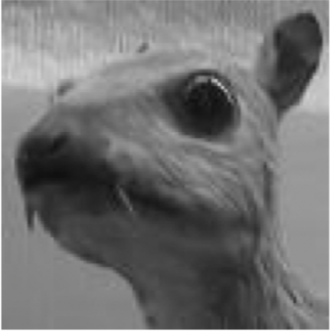
#> input picture images/112.jpg, 330 x 332 px
$ python -i findDerivatives.py   (imports and definitions only)
#> lines starting #> are read from the running program, lines starting #| are printed output that depends on the picture
### utils.py
'''
  File name: utils.py
  Author: Haoyuan(Steve) Zhang
  Date created: 9/10/2017
'''

'''
  File clarification:
    Utils file that contributes the project
'''

import numpy as np
from scipy import signal
import matplotlib.pyplot as plt

'''
  Derivatives visualzation function
'''
# [34 lines left out: function visDerivatives, not called in this run]


'''
  Edge detection result visualization function
'''
# [18 lines left out: function visCannyEdge, not called in this run]

'''
  Generate one dimension Gaussian distribution
  - input mu: the mean of pdf
  - input sigma: the standard derivation of pdf
  - input length: the size of pdf
  - output: a row vector represents one dimension Gaussian distribution
'''
def GaussianPDF_1D(mu, sigma, length):
  # create an array
  half_len = length / 2

  if np.remainder(length, 2) == 0:
    ax = np.arange(-half_len, half_len, 1) + 0.5
  else:
    ax = np.arange(-half_len, half_len + 1, 1)

  ax = ax.reshape([-1, ax.size])
  denominator = sigma * np.sqrt(2 * np.pi)
  nominator = np.exp( -np.square(ax - mu) / (2 * sigma * sigma) )

  return nominator / denominator

'''
  Generate two dimensional Gaussian distribution
  - input mu: the mean of pdf
  - input sigma: the standard derivation of pdf
  - input row: length in row axis
  - input column: length in column axis
  - output: a 2D matrix represents two dimensional Gaussian distribution
'''
def GaussianPDF_2D(mu, sigma, row, col):
  # create row vector as 1D Gaussian pdf
  g_row = GaussianPDF_1D(mu, sigma, row)
  # create column vector as 1D Gaussian pdf
  g_col = GaussianPDF_1D(mu, sigma, col).transpose()

  return signal.convolve2d(g_row, g_col, 'full')

'''
  Convert RGB image to gray one manually
  - Input I_rgb: 3-dimensional rgb image
  - Output I_gray: 2-dimensional grayscale image
'''
# [4 lines left out: function rgb2gray, not called in this run]

### findDerivatives.py
'''
  File name: findDerivatives.py
  Author: Xuchen Wang
  Date created: Sept 12, 2019
'''

import numpy as np
from PIL import Image
import matplotlib.pyplot as plt
import scipy.ndimage as ndimage
import scipy.signal as signal
import utils

'''
  File clarification:
    Compute gradient information of the input grayscale image
    - Input I_gray: H x W matrix as image
    - Output Mag: H x W matrix represents the magnitude of derivatives
    - Output Magx: H x W matrix represents the magnitude of derivatives along x-axis
    - Output Magy: H x W matrix represents the magnitude of derivatives along y-axis
    - Output Ori: H x W matrix represents the orientation of derivatives
'''

def findDerivatives(I_gray):

## ==========Filter out noise
    img = ndimage.gaussian_filter(I_gray, sigma=1.5, order=0)
    # plt.imshow(img, cmap='gray', vmin=0, vmax=255)
    # plt.show()

## ==========Compute derivative
    dx, dy = np.gradient(utils.GaussianPDF_2D(0, 0.5, 5, 5), axis = (1,0))
    Ix = signal.convolve2d(img,dx,'same')
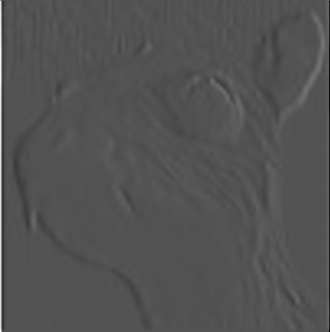
#> Ix: shape (332, 330) float64; min -54.81, max 113.7, mean 0.3; drawn with min black and max white
    Iy = signal.convolve2d(img,dy,'same')
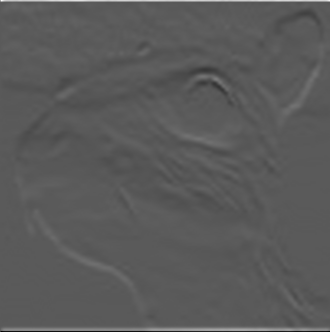
#> Iy: shape (332, 330) float64; min -51.15, max 93.7, mean 0.4; drawn with min black and max white
    # [6 lines of commented-out code are left out]
    Mag = np.sqrt(Ix*Ix + Iy*Iy);
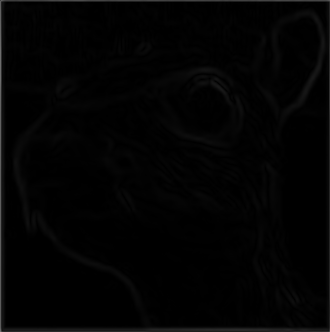
#> Mag: shape (332, 330) float64; min 5.36e-16, max 116.8, mean 3.5
    # plt.imshow(Mag, cmap='gray')
    # plt.show()

## =========Compute orientation
    Ori = np.arctan2(Iy, Ix+0.0001)
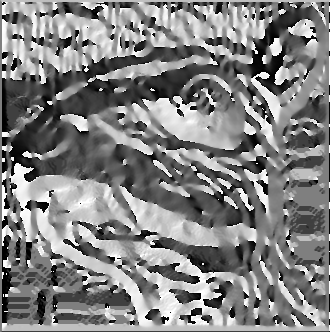
#> Ori: shape (332, 330) float64; min -3.14, max 3.14, mean 0.0678; drawn with min black and max white


    return Mag, Ix, Iy, Ori


# #Testing finDerivatives
# I = np.array(Image.open('48017.jpg').convert('RGB'))
# I_gray = utils.rgb2gray(I)
# # plt.imshow(I_gray, cmap='gray', vmin=0, vmax=255)
# # plt.show()
# findDerivatives(I_gray)

>>> import cv2
>>> picture = cv2.imread('images/112.jpg', cv2.IMREAD_GRAYSCALE)
>>> result = findDerivatives(picture)

$ run again, on images/118035.jpg
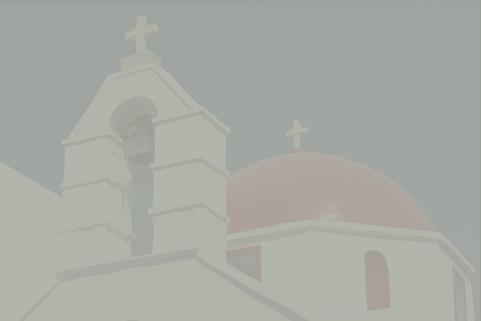
#> input picture images/118035.jpg, 481 x 321 px
#> in findDerivatives, `Mag = np.sqrt(Ix*Ix + Iy*Iy);`:
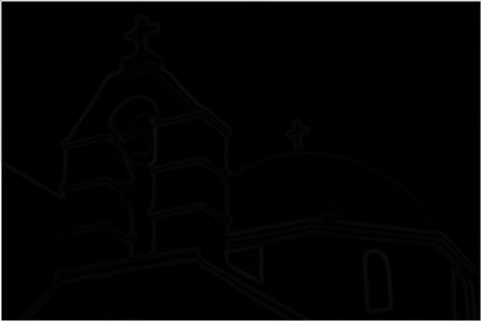
#> Mag: shape (321, 481) float64; min 8.28e-16, max 87.71, mean 1.2; drawn with min black and max white
#> in findDerivatives, `Ori = np.arctan2(Iy, Ix+0.0001)`:
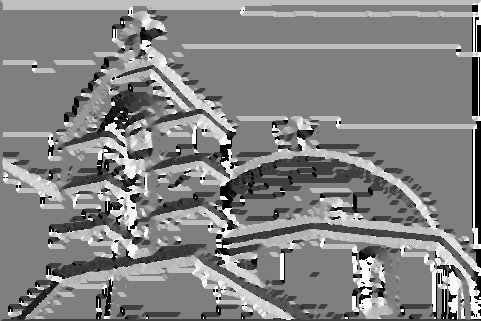
#> Ori: shape (321, 481) float64; min -3.14, max 3.14, mean 0.118; drawn with min black and max white

$ run again, on images/16068.jpg
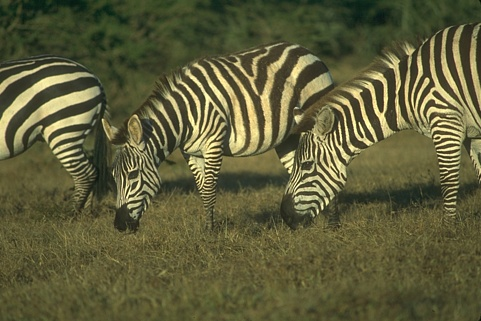
#> input picture images/16068.jpg, 481 x 321 px
#> in findDerivatives, `Mag = np.sqrt(Ix*Ix + Iy*Iy);`:
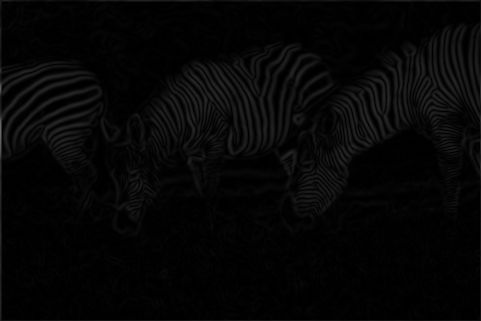
#> Mag: shape (321, 481) float64; min 7.86e-05, max 104.5, mean 6.3
#> in findDerivatives, `Ori = np.arctan2(Iy, Ix+0.0001)`:
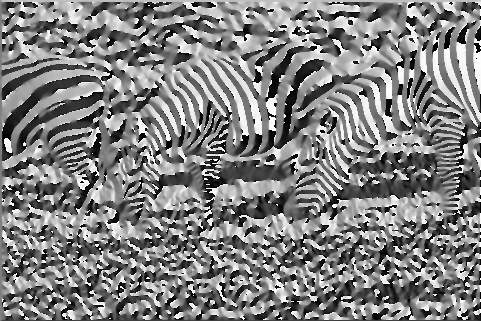
#> Ori: shape (321, 481) float64; min -3.14, max 3.14, mean 0.0478; drawn with min black and max white
